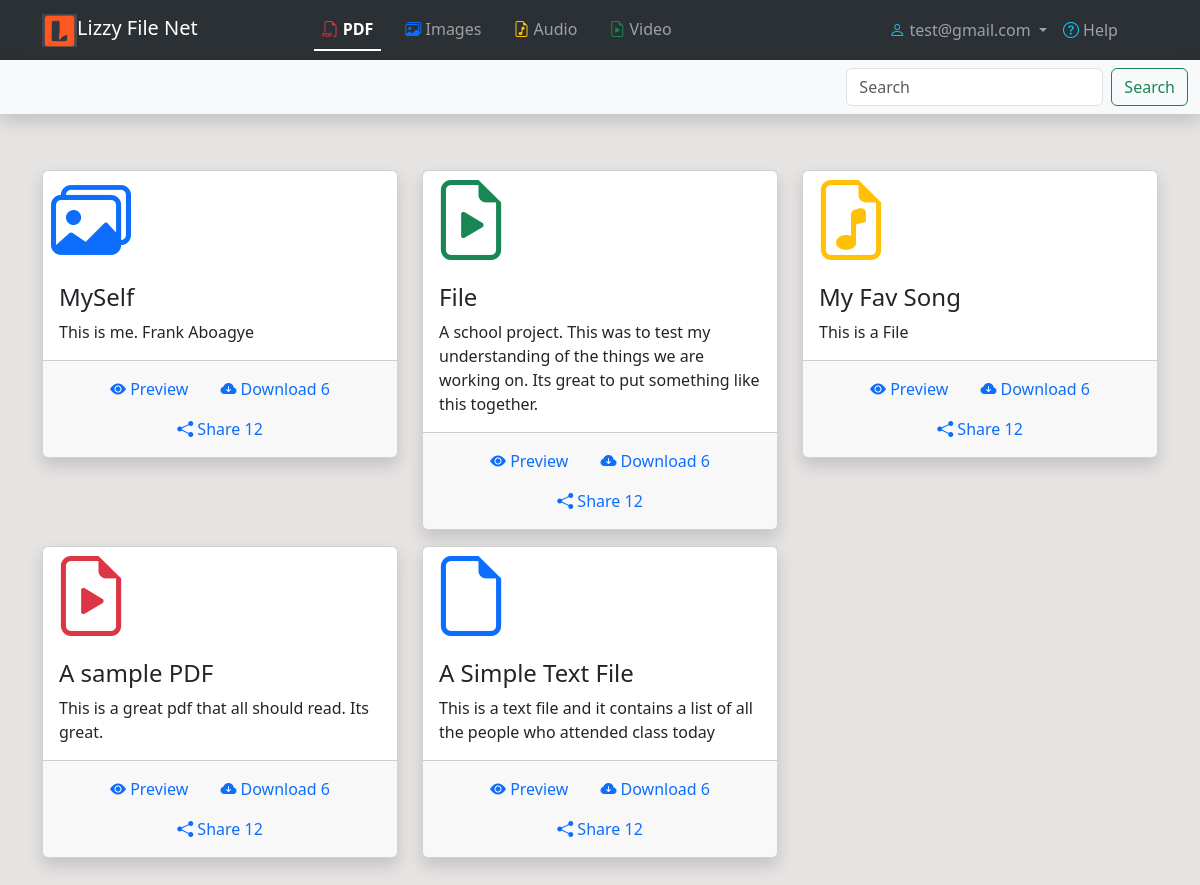
Page /dashboard/ (signed in) on the earlier database version.
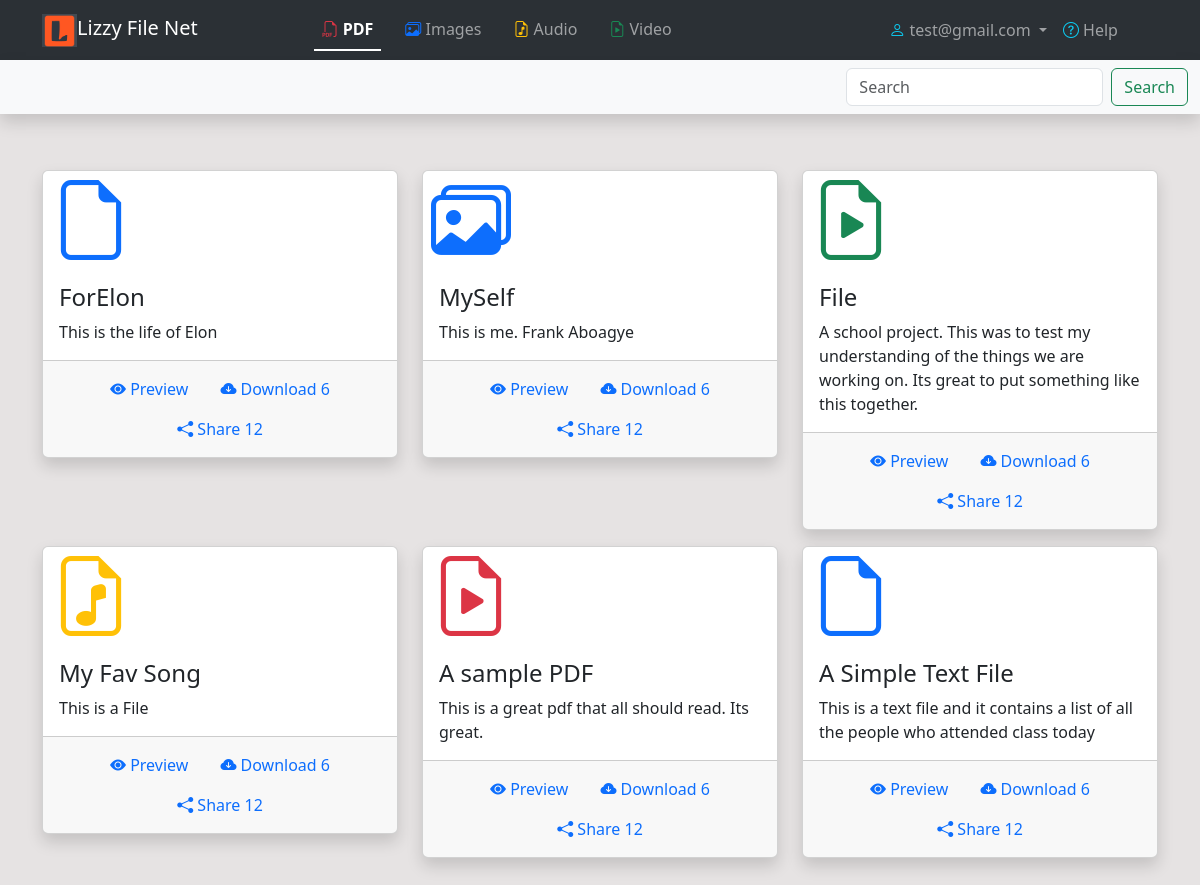
Same page on the later database version.
### dashboard/models.py (models this page shows, shortened)
class MyFileManager(models.Model):
    file_name = models.CharField(max_length=200, default="File", blank=False)  # title
    file_description = models.TextField(default='This is a File', max_length=200, blank=False) # description
    file_type = models.CharField(max_length=20, choices=MYFILETYPES)
    my_file = models.FileField(upload_to="all_files")
    ids = models.AutoField(primary_key=True)
    file_upload_date =  models.DateTimeField(auto_now_add=True)
    def get_color_code(self):
        return the_code[self.file_type][0]
    def get_icon(self):
        return the_code[self.file_type][1]
    class Meta:
        ordering = ('-file_upload_date',)

### dashboard/views.py (the view)
# urls.py: path('dashboard/', views.index, name='dashboard-index'),
@login_required
def index(request):
    the_files = MyFileManager.objects.all()
    context = {
        'the_files': the_files,
    }
    return render(
        request=request,
        template_name='dashboard/index.html',
        context=context
    )

### templates/dashboard/index.html (shortened to what this page needs)
{% extends 'base/base.html' %}
{% block content %}
 <div class="container">
            <div class="row my-5">
                {% for the_file in the_files %}
                    <div class="col-lg-4 col-md-6 my-2">
                        <div class="card shadow">
                            <span class='text-{{ the_file.get_color_code }} display-1 ms-2'><i class="bi {{ the_file.get_icon }}"></i></span>
                            <div class="card-body">
                                <h4 class="card-title">{{ the_file.file_name }} </h4>
                                <p class="card-text"> {{ the_file.file_description }} </p>
                            </div>
                            <div class="card-footer text-muted">
                                <ul class="nav justify-content-center">
                                    <li class="nav-item">
                                        <a class="nav-link" href="#"> <i class="bi bi-eye-fill"></i> Preview</a>
                                    </li>
                                    <li class="nav-item">
                                        <a class="nav-link" href="#"> <i class="bi bi-cloud-arrow-down-fill"></i> Download
                                        <span> 6 </span>
                                        </a>
                                    </li>
                                    <li class="nav-item">
                                        <a class="nav-link" href="#"> <i class="bi bi-share-fill"></i> Share
                                            <span> 12 </span>
                                        </a>
                                    </li>
                                </ul>
                            </div>
                        </div>
                    </div>
                {% endfor %}
            </div>
</div>
{% endblock %}

Differences in the rows shown:
added MyFileManager: file_name "ForElon", file_description "This is the life of Elon"
